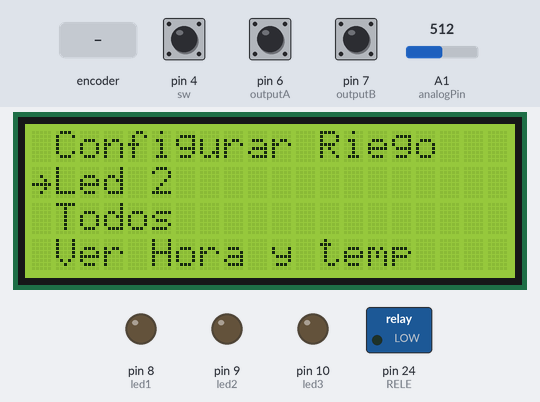
Simulated run of this sketch. Board: Arduino Mega 2560, built with avr-gcc and run on an emulated ATmega2560. Shown: 20×4 character LCD, switched loads named in the sketch (green lamp = pin HIGH), output pins drawn as LEDs (lit = HIGH). The test bench sets the inputs (shaded band); at power-on: pin 4 (sw) HIGH, pin 6 (outputA) HIGH, pin 7 (outputB) HIGH, A1 (analogPin) = 512. The local clock reads 2024-03-15 10:24:30 at power-on unless the sketch sets it; what the sketch prints to the serial monitor is not drawn.

Above: at 1.3 s.
1.4 s: rotary encoder on pin 6 (outputA) / pin 7 (outputB) turned 3 steps (first pin leading)
At 3.1 s:
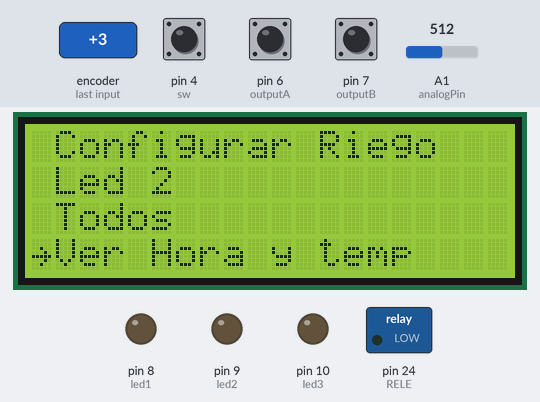
3.5 s: pin 4 (sw) pulled LOW for 0.15 s
At 4.8 s:
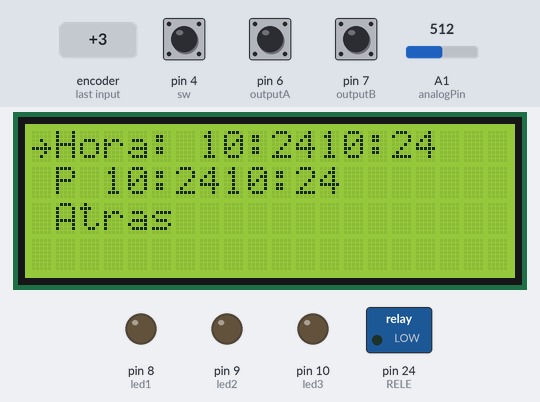
5.1 s: rotary encoder on pin 6 (outputA) / pin 7 (outputB) turned 1 step (first pin leading)
6.8 s: rotary encoder on pin 6 (outputA) / pin 7 (outputB) turned 2 steps (second pin leading)
At 7.09 s:
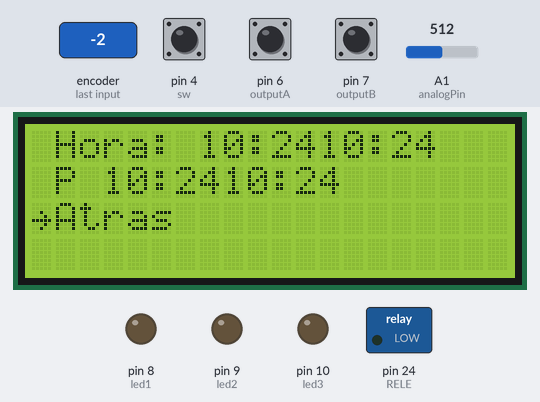
Timing chart, 0 to 9.8 s (numbered marks = the images above; inputs shaded):
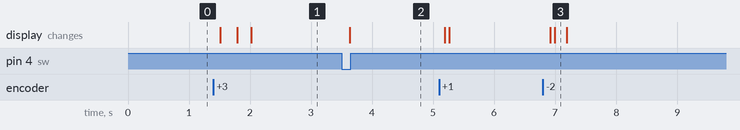

Measured:
- after the input at 1.4 s, the display: first changes after 0.11 s (image 1 shows a later state)
- after the input at 3.5 s, the display: changes after 0.14 s (image 2)
- after the input at 6.8 s, the display: first changes after 0.12 s (image 3 shows a later state)

The sketch:

6_base_alarma_menu.ino
```cpp
#include <RTClib.h>
RTC_DS3231 rtc;
bool evento_inicio = true;
bool evento_fin = true;
# define RELE 24
#include <Wire.h>
#include <LiquidCrystal_I2C.h>
#include <LiquidMenu.h>

char bufferHora[9];
char bufferHora2[13];
int tempBufferHora2 = 0;
const byte analogPin = A1;
unsigned short valorHora = 0;
LiquidCrystal_I2C lcd(0x27, 20, 4);
RTC_DS3231 modulo_rtc;
//ENCODER
#define outputA 6
#define outputB 7
#define sw 4
int aState;
int aLastState;
//LEDS
#define led1 8
#define led2 9
#define led3 10

int contador = 0;
int led_seleccionado = 0;

LiquidLine linea1(1, 1, "Configurar Riego");
LiquidLine linea2(1, 2, "Led 2");
LiquidLine linea3(1, 3, "Todos");
LiquidLine linea4(1, 0, "Ver Hora y temp");

LiquidScreen pantalla1(linea1, linea2, linea3, linea4);

LiquidLine linea1_2(1, 0, "ON");
LiquidLine linea2_2(1, 1, "OFF");
LiquidLine linea3_2(1, 2, "Atras");

LiquidScreen pantalla2(linea1_2, linea2_2, linea3_2);

LiquidLine linea1_5_2(1, 0, "Hora: ", bufferHora);
LiquidLine linea2_5_2(1, 1, "P ", bufferHora);
LiquidLine linea3_5_2(1, 2, "Atras");
LiquidScreen pantalla3( linea1_5_2,linea2_5_2,linea3_5_2);


// LA PANTALLA IMPORTANTE #4

LiquidLine linea1_6_2(1, 0, "Modifica los min:");

LiquidLine linea2_6_2(1, 2, "0");

LiquidLine linea3_6_2(1, 2, "Atras");

LiquidScreen pantalla4( linea1_6_2,linea2_6_2,linea3_6_2);


LiquidMenu menu(lcd, pantalla1, pantalla2, pantalla3, pantalla4);


char DiasDeLaSemana[7][12] = {"Domingo", "Lunes", "Martes", "Miercoles", "Jueves", "Viernes", "Sabado"};

// void customFocusCallback(bool focus) {
//   if (focus) {
//     // Incrementa la variable como ejemplo
//     tempBufferHora2++;

//     // Actualiza la variable vinculada a la línea
//     // (esto se hará automáticamente debido a la asociación)
//   }
// }
void customFocusCallback(bool focus) {
  if (focus) {
    // Cambia la posición de enfoque a la posición personalizada
    //linea2_6_2.set_focusPosition(Position::CUSTOM, 3, 1);

    // Incrementa la variable como ejemplo
    Serial.println("Estas en focus");
    tempBufferHora2++;
  }
}
void fn_alarma() {

}


void setup() {

            Serial.begin(9600);


            pinMode(RELE, OUTPUT);

            if (! rtc.begin()) {
              Serial.println("Modulo RTC no encontrado !");
              while (1);
            }


            pinMode(analogPin, INPUT);


            Serial.begin(9600);


            pinMode(led1, OUTPUT);

            pinMode(led2, OUTPUT);

            pinMode(led3, OUTPUT);

            pinMode(sw, INPUT_PULLUP);

            lcd.init();

            lcd.begin(20, 4);

            lcd.backlight();


            menu.init();


            linea1.set_focusPosition(Position::LEFT);
            linea2.set_focusPosition(Position::LEFT);
            linea3.set_focusPosition(Position::LEFT);
            linea4.set_focusPosition(Position::LEFT);


            linea1.attach_function(1, fn_modificar_minutos);
            linea2.attach_function(1, fn_led2);
            linea3.attach_function(1, fn_todos);
            linea4.attach_function(1, fn_ver_hora_temperatura);

            menu.add_screen(pantalla1);


            linea1_2.set_focusPosition(Position::LEFT);
            linea2_2.set_focusPosition(Position::LEFT);
            linea3_2.set_focusPosition(Position::LEFT);
            linea1_2.attach_function(1, fn_on);
            linea2_2.attach_function(1, fn_off);
            linea3_2.attach_function(1, fn_atras);

            menu.add_screen(pantalla2);


            linea1_5_2.add_variable(bufferHora);
            linea1_5_2.set_focusPosition(Position::LEFT);
            linea2_5_2.add_variable(bufferHora);
            linea2_5_2.set_focusPosition(Position::LEFT);
            linea3_5_2.set_focusPosition(Position::LEFT);
            linea1_5_2.attach_function(1, fn_vacio);
            linea2_5_2.attach_function(1, fn_vacio);
            linea3_5_2.attach_function(1, fn_atras);

            menu.add_screen(pantalla3);


            //-------- LA PANTALLA IMPORTANTE #4


            linea1_6_2.set_focusPosition(Position::LEFT);

            //linea2_6_2.add_variable(tempBufferHora2);
            //linea2_6_2.set_focusPosition(Position::CUSTOM);
            linea2_6_2.set_focusPosition(Position::LEFT);
            //linea2_6_2.set_focusPosition(Position::CUSTOM,6);


            linea3_6_2.set_focusPosition(Position::LEFT);


            linea1_6_2.attach_function(1, fn_vacio);

            linea2_6_2.attach_function(1, customFocusCallback);

            linea3_6_2.attach_function(1, fn_atras);

            menu.add_screen(pantalla4);


              pantalla1.set_displayLineCount(4);

              pantalla2.set_displayLineCount(4);

              pantalla3.set_displayLineCount(4);

              pantalla4.set_displayLineCount(4);


              menu.set_focusedLine(0);


              menu.update();


              if( !modulo_rtc.begin() )

              {

                    Serial.println("No se encontró ningun RTC");

                    Serial.flush();

                    abort();

              }


}


void loop() {


 valorHora = analogRead(analogPin);

 selectOption();


 aState = digitalRead(outputA);

 if (aState != aLastState){

    if (digitalRead(outputB) != aState) {

    menu.switch_focus(false);

    } else {

    menu.switch_focus(true);

    }

    menu.update();

    aLastState = aState;

  }

  snprintf(bufferHora2, sizeof(bufferHora2), "%02d", tempBufferHora2);


// Imprimiendo el valor de tempBufferHora2 en el Monitor Serie
  Serial.print("Valor actual de tempBufferHora2: ");
  Serial.println(tempBufferHora2);
}


void selectOption() {

 if (digitalRead(sw) == LOW) {

 menu.call_function(1);

 delay(500);

 }

}


void fn_modificar_minutos() {

 menu.change_screen(4);

 menu.set_focusedLine(0);

}


void fn_led2() {

 menu.change_screen(2);

 menu.set_focusedLine(0);

 led_seleccionado = 2;

}


void fn_led3() {

 menu.change_screen(2);

 menu.set_focusedLine(0);

 led_seleccionado = 3;

}


void fn_led3_modificada() {

 menu.change_screen(2);

 menu.set_focusedLine(0);

 led_seleccionado = 3;

}


void fn_todos() {

 menu.change_screen(2);

 menu.set_focusedLine(0);

 led_seleccionado = 0;

}


void fn_ver_hora_temperatura() {

 DateTime ahora = modulo_rtc.now();
 sprintf(bufferHora, "%02d:%02d", ahora.hour(), ahora.minute());

// Cambia a la pantalla que muestra la hora y la temperatura.
 menu.change_screen(3);
 menu.set_focusedLine(0);

// Refresca el menú para mostrar los cambios.
 menu.update();

}


void fn_on() {

 switch(led_seleccionado){

 case 1:

 digitalWrite(led1, HIGH);

 break;

 case 2:

 digitalWrite(led2, HIGH);

 break;

 case 3:

 digitalWrite(led3, HIGH);

 break;

 case 0:

 digitalWrite(led1, HIGH);

 digitalWrite(led2, HIGH);

 digitalWrite(led3, HIGH);

 break;

 }

}


void fn_off() {

 switch(led_seleccionado){

 case 1:

 digitalWrite(led1, LOW);

 break;

 case 2:

 digitalWrite(led2, LOW);

 break;

 case 3:

 digitalWrite(led3, LOW);

 break;

 case 0:

 digitalWrite(led1, LOW);

 digitalWrite(led2, LOW);

 digitalWrite(led3, LOW);

   break;

 }

}


void fn_atras() {

 menu.change_screen(1);

 menu.set_focusedLine(0);

}


void fn_vacio(){

}
```
